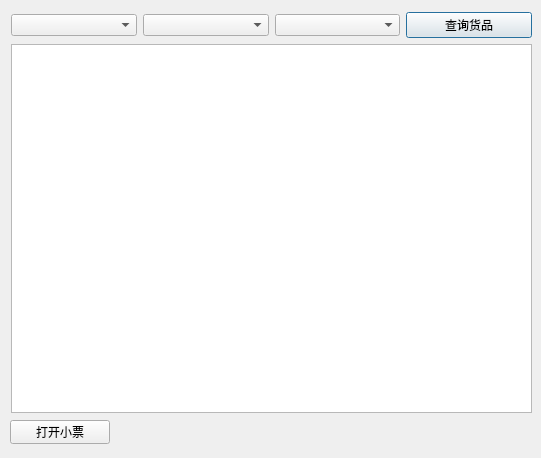
<?xml version="1.0" encoding="UTF-8"?>
<ui version="4.0">
 <class>ViewGoodsDialog</class>
 <widget class="QDialog" name="ViewGoodsDialog">
  <property name="geometry">
   <rect>
    <x>0</x>
    <y>0</y>
    <width>541</width>
    <height>458</height>
   </rect>
  </property>
  <property name="windowTitle">
   <string/>
  </property>
  <widget class="QWidget" name="layoutWidget">
   <property name="geometry">
    <rect>
     <x>11</x>
     <y>12</y>
     <width>521</width>
     <height>401</height>
    </rect>
   </property>
   <layout class="QVBoxLayout" name="verticalLayout">
    <item>
     <layout class="QHBoxLayout" name="horizontalLayout">
      <item>
       <widget class="QComboBox" name="yearBox"/>
      </item>
      <item>
       <widget class="QComboBox" name="monthBox"/>
      </item>
      <item>
       <widget class="QComboBox" name="dayBox"/>
      </item>
      <item>
       <widget class="QPushButton" name="queryGoodsButton">
        <property name="text">
         <string>查询货品</string>
        </property>
       </widget>
      </item>
     </layout>
    </item>
    <item>
     <widget class="QTableView" name="goodsView"/>
    </item>
   </layout>
  </widget>
  <widget class="QPushButton" name="openInvoiceButton">
   <property name="geometry">
    <rect>
     <x>10</x>
     <y>420</y>
     <width>100</width>
     <height>24</height>
    </rect>
   </property>
   <property name="text">
    <string>打开小票</string>
   </property>
  </widget>
 </widget>
 <resources/>
 <connections/>
</ui>
